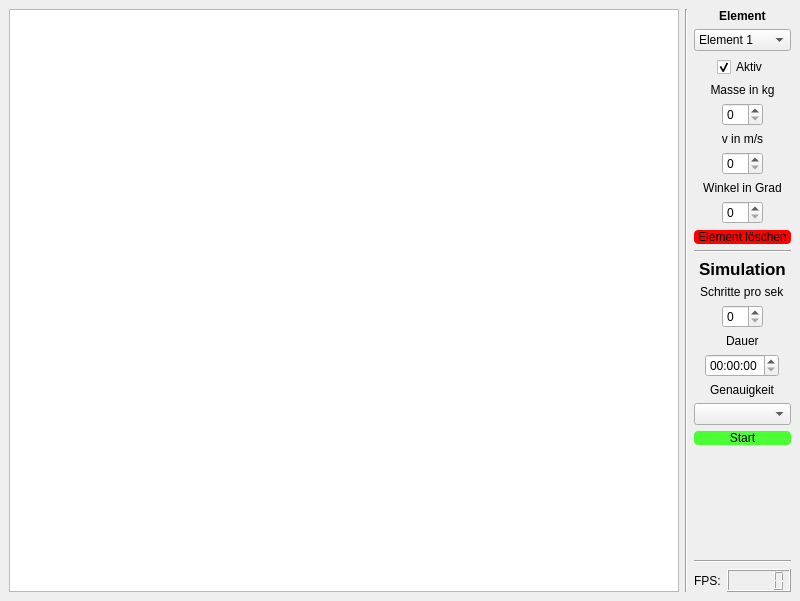
<?xml version="1.0" encoding="UTF-8"?>
<ui version="4.0">
 <class>MainWindow</class>
 <widget class="QMainWindow" name="MainWindow">
  <property name="geometry">
   <rect>
    <x>0</x>
    <y>0</y>
    <width>800</width>
    <height>601</height>
   </rect>
  </property>
  <property name="minimumSize">
   <size>
    <width>800</width>
    <height>0</height>
   </size>
  </property>
  <property name="windowTitle">
   <string>MainWindow</string>
  </property>
  <widget class="QWidget" name="centralwidget">
   <layout class="QHBoxLayout" name="horizontalLayout_2">
    <item>
     <layout class="QHBoxLayout" name="horizontalLayout">
      <item>
       <widget class="QGraphicsView" name="graphicsView"/>
      </item>
      <item>
       <widget class="Line" name="line">
        <property name="orientation">
         <enum>Qt::Orientation::Vertical</enum>
        </property>
       </widget>
      </item>
      <item>
       <layout class="QVBoxLayout" name="verticalLayout">
        <item alignment="Qt::AlignmentFlag::AlignHCenter">
         <widget class="QLabel" name="label_7">
          <property name="font">
           <font>
            <bold>true</bold>
           </font>
          </property>
          <property name="text">
           <string>Element</string>
          </property>
         </widget>
        </item>
        <item>
         <widget class="QComboBox" name="comboBox">
          <item>
           <property name="text">
            <string>Element 1</string>
           </property>
          </item>
         </widget>
        </item>
        <item alignment="Qt::AlignmentFlag::AlignHCenter">
         <widget class="QCheckBox" name="checkBox">
          <property name="layoutDirection">
           <enum>Qt::LayoutDirection::LeftToRight</enum>
          </property>
          <property name="text">
           <string>Aktiv</string>
          </property>
          <property name="checked">
           <bool>true</bool>
          </property>
         </widget>
        </item>
        <item>
         <widget class="QLabel" name="label">
          <property name="text">
           <string>Masse in kg</string>
          </property>
          <property name="alignment">
           <set>Qt::AlignmentFlag::AlignCenter</set>
          </property>
          <property name="buddy">
           <cstring>label</cstring>
          </property>
         </widget>
        </item>
        <item alignment="Qt::AlignmentFlag::AlignHCenter">
         <widget class="QSpinBox" name="spinBox">
          <property name="maximumSize">
           <size>
            <width>50</width>
            <height>16777215</height>
           </size>
          </property>
         </widget>
        </item>
        <item>
         <widget class="QLabel" name="label_2">
          <property name="text">
           <string>v in m/s</string>
          </property>
          <property name="alignment">
           <set>Qt::AlignmentFlag::AlignCenter</set>
          </property>
         </widget>
        </item>
        <item alignment="Qt::AlignmentFlag::AlignHCenter">
         <widget class="QSpinBox" name="spinBox_2">
          <property name="maximumSize">
           <size>
            <width>50</width>
            <height>16777215</height>
           </size>
          </property>
         </widget>
        </item>
        <item>
         <widget class="QLabel" name="label_3">
          <property name="text">
           <string>Winkel in Grad</string>
          </property>
          <property name="alignment">
           <set>Qt::AlignmentFlag::AlignCenter</set>
          </property>
         </widget>
        </item>
        <item alignment="Qt::AlignmentFlag::AlignHCenter">
         <widget class="QSpinBox" name="spinBox_3">
          <property name="maximumSize">
           <size>
            <width>50</width>
            <height>16777215</height>
           </size>
          </property>
         </widget>
        </item>
        <item>
         <widget class="QPushButton" name="pushButton">
          <property name="styleSheet">
           <string notr="true">background-color: red;
border-radius: 4px;</string>
          </property>
          <property name="text">
           <string>Element löschen</string>
          </property>
         </widget>
        </item>
        <item>
         <widget class="Line" name="line_3">
          <property name="orientation">
           <enum>Qt::Orientation::Horizontal</enum>
          </property>
         </widget>
        </item>
        <item alignment="Qt::AlignmentFlag::AlignHCenter">
         <widget class="QLabel" name="label_6">
          <property name="font">
           <font>
            <pointsize>13</pointsize>
            <bold>true</bold>
           </font>
          </property>
          <property name="text">
           <string>Simulation</string>
          </property>
         </widget>
        </item>
        <item alignment="Qt::AlignmentFlag::AlignHCenter">
         <widget class="QLabel" name="label_8">
          <property name="text">
           <string>Schritte pro sek</string>
          </property>
         </widget>
        </item>
        <item alignment="Qt::AlignmentFlag::AlignHCenter">
         <widget class="QSpinBox" name="spinBox_4">
          <property name="maximumSize">
           <size>
            <width>50</width>
            <height>16777215</height>
           </size>
          </property>
         </widget>
        </item>
        <item alignment="Qt::AlignmentFlag::AlignHCenter">
         <widget class="QLabel" name="label_5">
          <property name="text">
           <string>Dauer</string>
          </property>
         </widget>
        </item>
        <item alignment="Qt::AlignmentFlag::AlignHCenter">
         <widget class="QTimeEdit" name="timeEdit">
          <property name="maximumSize">
           <size>
            <width>75</width>
            <height>16777215</height>
           </size>
          </property>
         </widget>
        </item>
        <item alignment="Qt::AlignmentFlag::AlignHCenter">
         <widget class="QLabel" name="label_9">
          <property name="text">
           <string>Genauigkeit</string>
          </property>
         </widget>
        </item>
        <item>
         <widget class="QComboBox" name="comboBox_2"/>
        </item>
        <item>
         <widget class="QPushButton" name="pushButton_2">
          <property name="styleSheet">
           <string notr="true">color: black;
background-color: rgb(75, 255, 52);
border-radius: 4px;</string>
          </property>
          <property name="text">
           <string>Start</string>
          </property>
         </widget>
        </item>
        <item>
         <spacer name="verticalSpacer">
          <property name="orientation">
           <enum>Qt::Orientation::Vertical</enum>
          </property>
          <property name="sizeHint" stdset="0">
           <size>
            <width>20</width>
            <height>40</height>
           </size>
          </property>
         </spacer>
        </item>
        <item>
         <widget class="Line" name="line_2">
          <property name="orientation">
           <enum>Qt::Orientation::Horizontal</enum>
          </property>
         </widget>
        </item>
        <item>
         <layout class="QHBoxLayout" name="horizontalLayout_5">
          <item alignment="Qt::AlignmentFlag::AlignRight">
           <widget class="QLabel" name="label_4">
            <property name="text">
             <string>FPS:</string>
            </property>
           </widget>
          </item>
          <item>
           <widget class="QLCDNumber" name="lcdNumber"/>
          </item>
         </layout>
        </item>
       </layout>
      </item>
     </layout>
    </item>
   </layout>
  </widget>
 </widget>
 <resources/>
 <connections/>
</ui>
